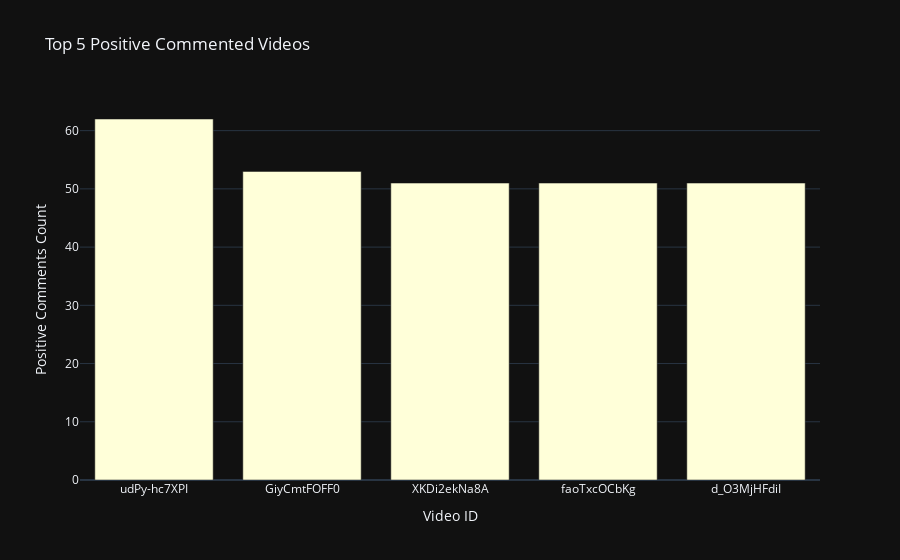

The notebook cell saved with this chart:
### Code cell
#Create a bar graph using Plotly Express with a dark theme
fig_top_05_positive_commented_videos = px.bar(
    top_05_positive_videos,
    x='Video ID',
    y='Positive Comments Count',
    title='Top 5 Positive Commented Videos',
    template='plotly_dark',
    color_discrete_sequence=px.colors.sequential.YlGnBu
)

#Show the chart
fig_top_05_positive_commented_videos.show()

#Define the HTML file path using the relative path to 'Exploratory Analysis Graphs'
html_file_name = 'Top_05_positive_commented_videos.html'
html_file_path = os.path.join(graphs_dir, html_file_name)

#Save the Plotly figure as an HTML file
fig_top_05_positive_commented_videos.write_html(html_file_path)

print(f'HTML file saved as {html_file_path}')

### Figure 1 — Plotly figure (JSON) as saved in the notebook; plotly's stock layout.template omitted (floating-point values rounded to 4 significant figures)
{"data": [{"alignmentgroup": "True", "hovertemplate": "Video ID=%{x}<br>Positive Comments Count=%{y}<extra></extra>", "legendgroup": "", "marker": {"color": "rgb(255,255,217)", "pattern": {"shape": ""}}, "name": "", "offsetgroup": "", "orientation": "v", "showlegend": false, "textposition": "auto", "type": "bar", "x": ["udPy-hc7XPI", "GiyCmtFOFF0", "XKDi2ekNa8A", "faoTxcOCbKg", "d_O3MjHFdiI"], "xaxis": "x", "y": [62, 53, 51, 51, 51], "yaxis": "y"}], "layout": {"barmode": "relative", "legend": {"tracegroupgap": 0}, "title": {"text": "Top 5 Positive Commented Videos"}, "xaxis": {"anchor": "y", "domain": [0, 1], "title": {"text": "Video ID"}}, "yaxis": {"anchor": "x", "domain": [0, 1], "title": {"text": "Positive Comments Count"}}}}
